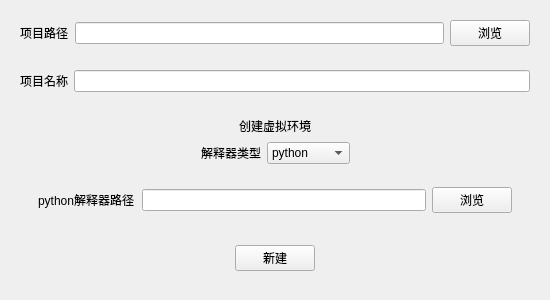
<?xml version="1.0" encoding="UTF-8"?>
<ui version="4.0">
 <class>NewProjectWindow</class>
 <widget class="QWidget" name="NewProjectWindow">
  <property name="geometry">
   <rect>
    <x>0</x>
    <y>0</y>
    <width>550</width>
    <height>300</height>
   </rect>
  </property>
  <property name="sizePolicy">
   <sizepolicy hsizetype="Preferred" vsizetype="Preferred">
    <horstretch>0</horstretch>
    <verstretch>0</verstretch>
   </sizepolicy>
  </property>
  <property name="minimumSize">
   <size>
    <width>550</width>
    <height>300</height>
   </size>
  </property>
  <property name="maximumSize">
   <size>
    <width>550</width>
    <height>300</height>
   </size>
  </property>
  <property name="windowTitle">
   <string>新建项目</string>
  </property>
  <layout class="QVBoxLayout" name="verticalLayout_5">
   <item>
    <widget class="QWidget" name="projectPathWidget" native="true">
     <layout class="QHBoxLayout" name="horizontalLayout_4">
      <item>
       <widget class="QLabel" name="projectPathLabel">
        <property name="text">
         <string>项目路径</string>
        </property>
       </widget>
      </item>
      <item>
       <widget class="QLineEdit" name="projectPathEdit"/>
      </item>
      <item>
       <widget class="QPushButton" name="projectPathBrowseBtn">
        <property name="text">
         <string>浏览</string>
        </property>
       </widget>
      </item>
     </layout>
    </widget>
   </item>
   <item>
    <widget class="QWidget" name="projectNameWidget" native="true">
     <layout class="QHBoxLayout" name="horizontalLayout_9">
      <item>
       <widget class="QLabel" name="projectNameLabel">
        <property name="text">
         <string>项目名称</string>
        </property>
       </widget>
      </item>
      <item>
       <widget class="QLineEdit" name="projectNameEdit"/>
      </item>
     </layout>
    </widget>
   </item>
   <item>
    <widget class="QWidget" name="pyEnvWidget" native="true">
     <layout class="QVBoxLayout" name="verticalLayout_4">
      <item>
       <widget class="QWidget" name="titleWidget" native="true">
        <layout class="QHBoxLayout" name="horizontalLayout_2">
         <property name="topMargin">
          <number>0</number>
         </property>
         <property name="bottomMargin">
          <number>0</number>
         </property>
         <item>
          <spacer name="horizontalSpacer">
           <property name="orientation">
            <enum>Qt::Horizontal</enum>
           </property>
           <property name="sizeHint" stdset="0">
            <size>
             <width>40</width>
             <height>20</height>
            </size>
           </property>
          </spacer>
         </item>
         <item>
          <widget class="QLabel" name="label">
           <property name="text">
            <string>创建虚拟环境</string>
           </property>
          </widget>
         </item>
         <item>
          <spacer name="horizontalSpacer_2">
           <property name="orientation">
            <enum>Qt::Horizontal</enum>
           </property>
           <property name="sizeHint" stdset="0">
            <size>
             <width>40</width>
             <height>20</height>
            </size>
           </property>
          </spacer>
         </item>
        </layout>
       </widget>
      </item>
      <item>
       <widget class="QWidget" name="pyTypeWidget" native="true">
        <layout class="QHBoxLayout" name="horizontalLayout_3">
         <property name="topMargin">
          <number>0</number>
         </property>
         <property name="bottomMargin">
          <number>0</number>
         </property>
         <item>
          <spacer name="horizontalSpacer_3">
           <property name="orientation">
            <enum>Qt::Horizontal</enum>
           </property>
           <property name="sizeHint" stdset="0">
            <size>
             <width>40</width>
             <height>20</height>
            </size>
           </property>
          </spacer>
         </item>
         <item>
          <widget class="QLabel" name="label_2">
           <property name="text">
            <string>解释器类型</string>
           </property>
          </widget>
         </item>
         <item>
          <widget class="QComboBox" name="pyTypeComboBox">
           <item>
            <property name="text">
             <string>python</string>
            </property>
           </item>
           <item>
            <property name="text">
             <string>virtualenv</string>
            </property>
           </item>
           <item>
            <property name="text">
             <string>uv</string>
            </property>
           </item>
          </widget>
         </item>
         <item>
          <spacer name="horizontalSpacer_4">
           <property name="orientation">
            <enum>Qt::Horizontal</enum>
           </property>
           <property name="sizeHint" stdset="0">
            <size>
             <width>40</width>
             <height>20</height>
            </size>
           </property>
          </spacer>
         </item>
        </layout>
       </widget>
      </item>
      <item>
       <widget class="QStackedWidget" name="projectPyPathStackedWidget">
        <property name="currentIndex">
         <number>0</number>
        </property>
        <widget class="QWidget" name="pythonPage">
         <layout class="QVBoxLayout" name="verticalLayout">
          <property name="topMargin">
           <number>0</number>
          </property>
          <property name="bottomMargin">
           <number>0</number>
          </property>
          <item>
           <widget class="QWidget" name="pyFileWidget" native="true">
            <layout class="QHBoxLayout" name="horizontalLayout">
             <item>
              <widget class="QLabel" name="pyFilePathLabel">
               <property name="text">
                <string>python解释器路径</string>
               </property>
              </widget>
             </item>
             <item>
              <widget class="QLineEdit" name="pyFileEdit"/>
             </item>
             <item>
              <widget class="QPushButton" name="pyFileBrowseBtn">
               <property name="text">
                <string>浏览</string>
               </property>
              </widget>
             </item>
            </layout>
           </widget>
          </item>
         </layout>
        </widget>
        <widget class="QWidget" name="venvPage">
         <layout class="QVBoxLayout" name="verticalLayout_2">
          <property name="topMargin">
           <number>0</number>
          </property>
          <property name="bottomMargin">
           <number>0</number>
          </property>
          <item>
           <widget class="QWidget" name="venvPyFilePathWidget" native="true">
            <layout class="QHBoxLayout" name="horizontalLayout_5">
             <item>
              <widget class="QLabel" name="venvPyFilePathLabel">
               <property name="text">
                <string>python解释器路径</string>
               </property>
              </widget>
             </item>
             <item>
              <widget class="QLineEdit" name="venvPyFilePathEdit"/>
             </item>
             <item>
              <widget class="QPushButton" name="venvPyFilePathBrowseBtn">
               <property name="text">
                <string>浏览</string>
               </property>
              </widget>
             </item>
            </layout>
           </widget>
          </item>
          <item>
           <widget class="QWidget" name="venvPathWidget" native="true">
            <layout class="QHBoxLayout" name="horizontalLayout_6">
             <item>
              <widget class="QLabel" name="venvPathLabel">
               <property name="text">
                <string>venv路径</string>
               </property>
              </widget>
             </item>
             <item>
              <widget class="QLineEdit" name="venvPathEdit"/>
             </item>
             <item>
              <widget class="QPushButton" name="venvPathBrowseBtn">
               <property name="text">
                <string>浏览</string>
               </property>
              </widget>
             </item>
            </layout>
           </widget>
          </item>
         </layout>
        </widget>
        <widget class="QWidget" name="uvPage">
         <layout class="QVBoxLayout" name="verticalLayout_3">
          <property name="topMargin">
           <number>0</number>
          </property>
          <property name="bottomMargin">
           <number>0</number>
          </property>
          <item>
           <widget class="QWidget" name="uvPyFilePathWidget" native="true">
            <layout class="QHBoxLayout" name="horizontalLayout_7">
             <item>
              <widget class="QLabel" name="uvPyFilePathLabel">
               <property name="text">
                <string>python解释器路径</string>
               </property>
              </widget>
             </item>
             <item>
              <widget class="QLineEdit" name="uvPyFilePathEdit"/>
             </item>
             <item>
              <widget class="QPushButton" name="uvPyFilePathBrowseBtn">
               <property name="text">
                <string>浏览</string>
               </property>
              </widget>
             </item>
            </layout>
           </widget>
          </item>
          <item>
           <widget class="QWidget" name="uvPathWidget" native="true">
            <layout class="QHBoxLayout" name="horizontalLayout_8">
             <item>
              <widget class="QLabel" name="uvPathLabel">
               <property name="text">
                <string>UV路径</string>
               </property>
              </widget>
             </item>
             <item>
              <widget class="QLineEdit" name="uvPathEdit"/>
             </item>
             <item>
              <widget class="QPushButton" name="uvPathBrowseBtn">
               <property name="text">
                <string>浏览</string>
               </property>
              </widget>
             </item>
            </layout>
           </widget>
          </item>
         </layout>
        </widget>
       </widget>
      </item>
      <item>
       <widget class="QWidget" name="widget" native="true">
        <layout class="QHBoxLayout" name="horizontalLayout_10">
         <item>
          <spacer name="horizontalSpacer_5">
           <property name="orientation">
            <enum>Qt::Horizontal</enum>
           </property>
           <property name="sizeHint" stdset="0">
            <size>
             <width>40</width>
             <height>20</height>
            </size>
           </property>
          </spacer>
         </item>
         <item>
          <widget class="QPushButton" name="newProjectBtn">
           <property name="text">
            <string>新建</string>
           </property>
          </widget>
         </item>
         <item>
          <spacer name="horizontalSpacer_6">
           <property name="orientation">
            <enum>Qt::Horizontal</enum>
           </property>
           <property name="sizeHint" stdset="0">
            <size>
             <width>40</width>
             <height>20</height>
            </size>
           </property>
          </spacer>
         </item>
        </layout>
       </widget>
      </item>
     </layout>
    </widget>
   </item>
  </layout>
 </widget>
 <resources/>
 <connections/>
</ui>
